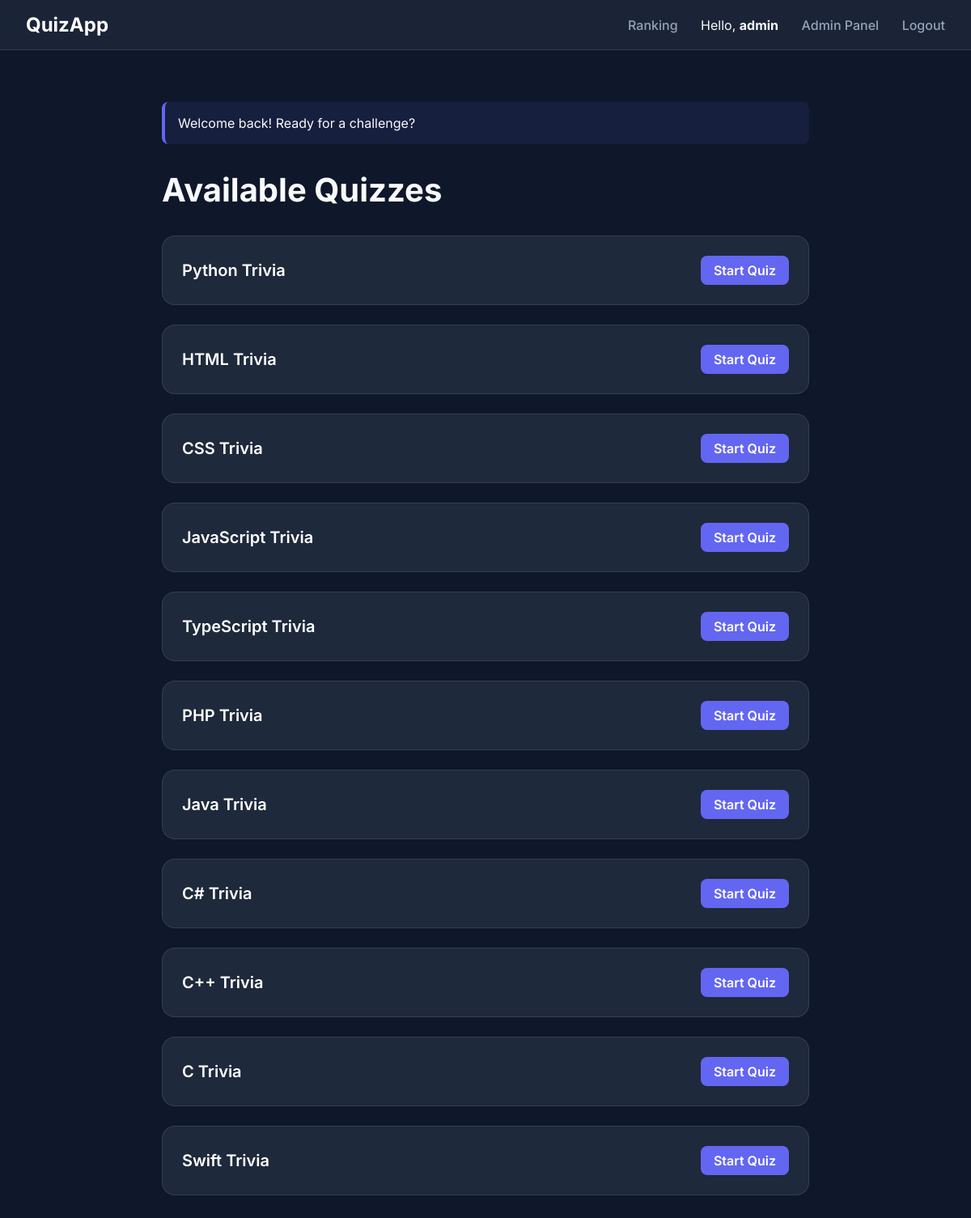
The app's page / (signed in) with its own data.
### quizzes/models.py (models this page shows, shortened)
class Quiz(models.Model):
    name = models.CharField(max_length=100)

### quizzes/views.py (the view)
# urls.py: path("", views.IndexView.as_view(), name="index"),
class IndexView(generic.ListView):
    model = Quiz
    template_name = "quizzes/index.html"

### quizzes/templates/quizzes/index.html (shortened to what this page needs)
<!DOCTYPE html>
<html lang="en">
<head>
</head>
<body>
    <nav>
        <a href="/" class="logo">QuizApp</a>
        <div class="nav-links">
            <a href="{% url 'quizzes:ranking' %}" style="margin-right: 1.5rem;">Ranking</a>
            {% if user.is_authenticated %}
                <span>Hello, <strong>{{ user.username }}</strong></span>
                {% if user.is_staff %}
                    <a href="/admin">Admin Panel</a>
                {% endif %}
                <a href="{% url 'logout' %}">Logout</a>
            {% else %}
                <a href="{% url 'login' %}">Login</a>
                <a href="{% url 'register' %}" style="color: var(--primary)">Register</a>
            {% endif %}
        </div>
    </nav>
    <div class="container">
        {% if user.is_authenticated %}
            <div class="welcome-msg">
                Welcome back! Ready for a challenge?
            </div>
        {% endif %}
        <h1>Available Quizzes</h1>
        {% if quiz_list %}
            <div class="quiz-grid">
                {% for quiz in quiz_list %}
                    <a href="{% url 'quizzes:display_quiz' quiz.id %}" class="quiz-card">
                        <span class="quiz-name">{{ quiz.name }}</span>
                        <span class="btn-start">Start Quiz</span>
                    </a>
                {% endfor %}
            </div>
        {% else %}
            <p style="color: var(--text-muted)">No quizzes are available right now. Check back later!</p>
        {% endif %}
    </div>
</body>
</html>

### quizzes/templates/quizzes/index.html (style rules this page uses)
:root { --primary: #6366f1; --bg: #0f172a; --card-bg: #1e293b; --text: #f8fafc; --text-muted: #94a3b8; }
body { font-family: 'Inter', sans-serif; background-color: var(--bg); color: var(--text); margin: 0; padding: 0; }
nav { background: rgba(30, 41, 59, 0.8); backdrop-filter: blur(10px); padding: 1rem 2rem; display: flex; justify-content: space-between; align-items: center; border-bottom: 1px solid rgba(255, 255, 255, 0.1); position: sticky; top: 0; z-index: 100; }
.logo { font-weight: 700; font-size: 1.5rem; color: white; text-decoration: none; }
.nav-links a { color: var(--text-muted); text-decoration: none; margin-left: 1.5rem; font-weight: 500; transition: color 0.2s; }
.container { max-width: 800px; margin: 4rem auto; padding: 0 1.5rem; }
h1 { font-size: 2.5rem; margin-bottom: 2rem; }
.quiz-grid { display: grid; gap: 1.5rem; }
.quiz-card { background: var(--card-bg); padding: 1.5rem; border-radius: 1rem; border: 1px solid rgba(255, 255, 255, 0.1); display: flex; justify-content: space-between; align-items: center; transition: transform 0.2s, box-shadow 0.2s; text-decoration: none; color: white; }
.quiz-name { font-weight: 600; font-size: 1.25rem; }
.btn-start { background: var(--primary); color: white; padding: 0.5rem 1rem; border-radius: 0.5rem; font-weight: 600; }
.welcome-msg { margin-bottom: 2rem; padding: 1rem; background: rgba(99, 102, 241, 0.1); border-left: 4px solid var(--primary); border-radius: 0.5rem; }

### records on screen
Quiz: name "Python Trivia"
Quiz: name "HTML Trivia"
Quiz: name "CSS Trivia"
Quiz: name "JavaScript Trivia"
Quiz: name "TypeScript Trivia"
Quiz: name "PHP Trivia"
Quiz: name "Java Trivia"
Quiz: name "C# Trivia"
Quiz: name "C++ Trivia"
Quiz: name "C Trivia"
Quiz: name "Swift Trivia"

### other values on screen
{{ user.username }} "admin"
